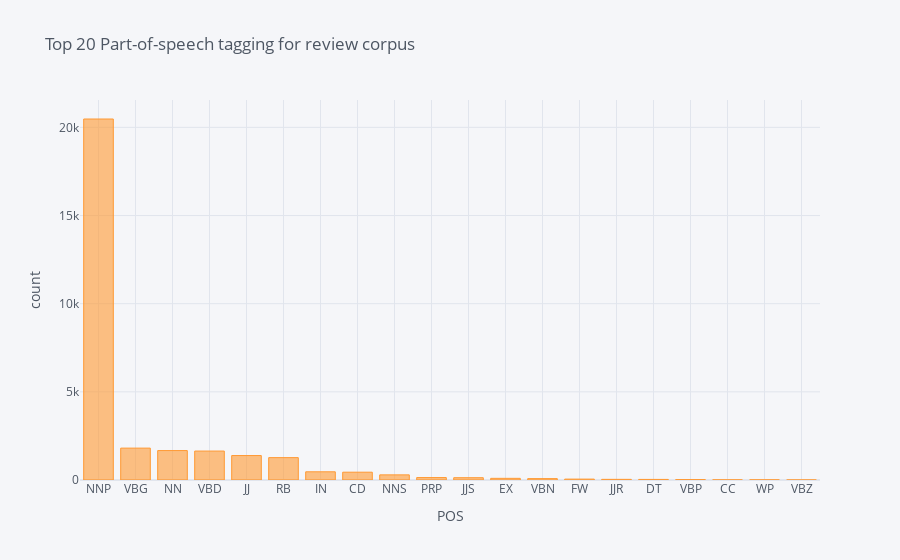

Notebook code for this chart:
### Markdown cell above
<span style="color:Blue"> Observation:    

There are many bigrams like 'trump supporter', 'black people', 'many people', 'trump say'.

### Code cell
plot_model(lda, plot = 'pos')

### Figure 1 — Plotly figure (JSON) as saved in the notebook; plotly's stock layout.template omitted (floating-point values rounded to 4 significant figures)
{"data": [{"marker": {"color": "rgba(255, 153, 51, 0.6)", "line": {"color": "rgba(255, 153, 51, 1.0)", "width": 1}}, "name": "pos", "orientation": "v", "text": "", "type": "bar", "x": ["NNP", "VBG", "NN", "VBD", "JJ", "RB", "IN", "CD", "NNS", "PRP", "JJS", "EX", "VBN", "FW", "JJR", "DT", "VBP", "CC", "WP", "VBZ"], "y": [20475, 1809, 1669, 1642, 1387, 1268, 465, 443, 291, 138, 130, 95, 79, 51, 37, 33, 23, 9, 9, 4]}], "layout": {"legend": {"bgcolor": "#F5F6F9", "font": {"color": "#4D5663"}}, "paper_bgcolor": "#F5F6F9", "plot_bgcolor": "#F5F6F9", "title": {"font": {"color": "#4D5663"}, "text": "Top 20 Part-of-speech tagging for review corpus"}, "xaxis": {"gridcolor": "#E1E5ED", "showgrid": true, "tickfont": {"color": "#4D5663"}, "title": {"font": {"color": "#4D5663"}, "text": "POS"}, "zerolinecolor": "#E1E5ED"}, "yaxis": {"gridcolor": "#E1E5ED", "showgrid": true, "tickfont": {"color": "#4D5663"}, "title": {"font": {"color": "#4D5663"}, "text": "count"}, "zerolinecolor": "#E1E5ED"}}}
